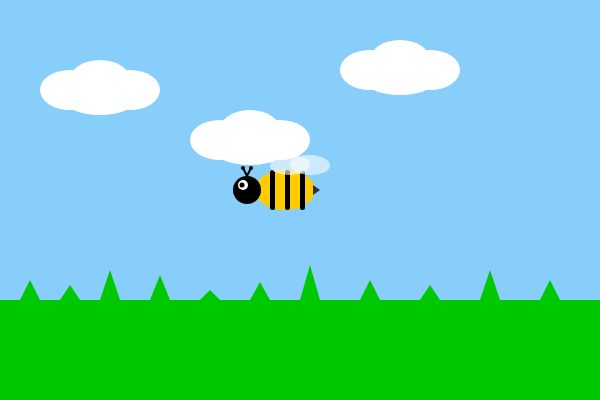
Frame 1 (no input)
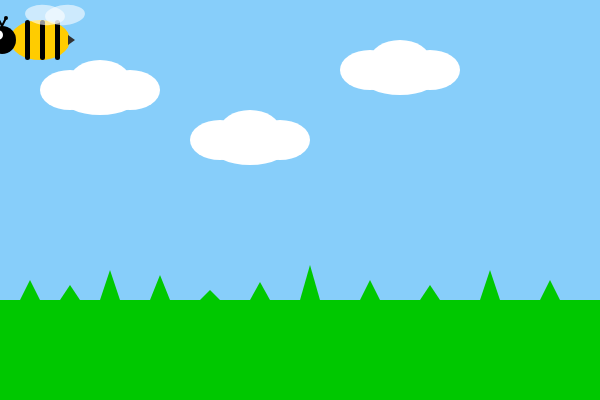
Frame 60 (no input)
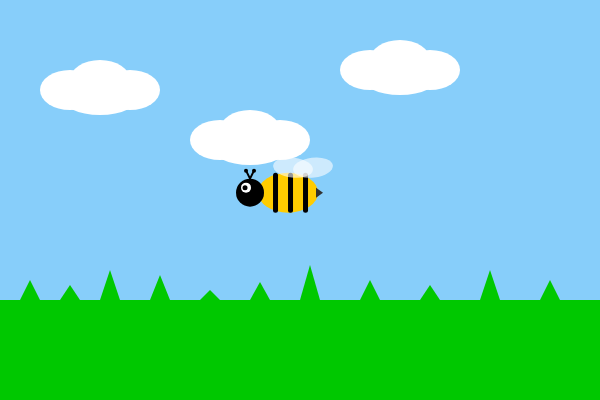
Frame 120 (the mouse pressed at the canvas centre since frame 60)

The p5.js sketch that drew these frames (run headless with seeded random() and noise() and a simulated clock; from frame 60 on, the mouse is pressed at the canvas centre):

// p5.js sketch
// ── sketch.js
let beeX, beeY;

function setup() {
  createCanvas(600, 400);
  beeX = width / 2;
  beeY = height / 2;
  noStroke();
}

function draw() {
  background(135, 206, 250); // cielo azzurro

  drawCloud(100, 80);
  drawCloud(400, 60);
  drawCloud(250, 130);

  // prato
  fill(0, 200, 0);
  rect(0, height - 100, width, 100);

  // triangolini per bordo del prato
  fill(0, 200, 0);
  triangle(20, height - 100, 30, height - 120, 40, height - 100);
  triangle(60, height - 100, 70, height - 115, 80, height - 100);
  triangle(100, height - 100, 110, height - 130, 120, height - 100);
  triangle(150, height - 100, 160, height - 125, 170, height - 100);
  triangle(200, height - 100, 210, height - 110, 220, height - 100);
  triangle(250, height - 100, 260, height - 118, 270, height - 100);
  triangle(300, height - 100, 310, height - 135, 320, height - 100);
  triangle(360, height - 100, 370, height - 120, 380, height - 100);
  triangle(420, height - 100, 430, height - 115, 440, height - 100);
  triangle(480, height - 100, 490, height - 130, 500, height - 100);
  triangle(540, height - 100, 550, height - 120, 560, height - 100);

  // effetto "inseguimento"
  beeX = lerp(beeX, mouseX, 0.05); //(start, stop, velocità di inseguimento)
  beeY = lerp(beeY, mouseY, 0.05);

  // limita l’ape all’interno della tela
  beeX = constrain(beeX, 40, width - 40); //(limita tra 40 e width - 40 la variabile beeX)
  beeY = constrain(beeY, 40, height - 40);

  drawBee(beeX, beeY); //richiama la funzione per il disegno dell'ape che viene definita dopo
}

function drawBee(x, y) {
  push();
  //sposta l'origine al centro dell'ape, di defaoult  è in alto a sinistra, tutto quello che è disegnato dopo avrà centro diverso
  translate(x, y); 

  //CORPO
  fill(255, 204, 0);
  ellipse(0, 0, 60, 40);

  //STRISCE NERE 
  fill(0);
  rect(-15, -20, 5, 40, 3);
  rect(0, -20, 5, 40, 3);
  rect(15, -20, 5, 40, 3);

  //TESTA
  fill(0);
  ellipse(-38, 0, 28, 28);

  //OCCHIO
  fill(255);
  ellipse(-42, -5, 10, 10);
  fill(0);
  ellipse(-43, -5, 5, 5);

  //ALI (animate)
  fill(255, 255, 255, 150); //bianco semi-trasparente

  // Calcola l'angolo di rotazione per l'animazione delle ali
  let wingAngle = radians(7) * sin(frameCount * 0.3);
  // Ala sinistra
  push();
  translate(5, -25);
  rotate(-wingAngle); //variabile definita sopra
  ellipse(0, 0, 40, 20);
  pop();
  // Ala destra
  push();
  translate(25, -25);
  rotate(wingAngle);
  ellipse(0, 0, 40, 20);
  pop();

//ANTENNE
//bordi neri per le linee
push();
stroke(0);
strokeWeight(2); //spessore 2 pixel
line(-38, -14, -42, -22); // Antenna sinistra
line(-38, -14, -34, -22); // Antenna destra
//no bordi
noStroke();

//cerchi neri alle estremità 
fill(0);
circle(-42, -22, 4); //a sinistra
circle(-34, -22, 4); //destra

//PUNGIGLIONE
fill(50);
//triangolo sulla destra del corpo
triangle(28, -5, 28, 5, 35, 0);

  pop();
}

// funzione per disegnare una nuvola
function drawCloud(x, y) {
  fill(255);
  noStroke();
  ellipse(x, y, 60, 40);
  ellipse(x + 30, y + 10, 60, 40);
  ellipse(x - 30, y + 10, 60, 40);
  ellipse(x, y + 15, 80, 40);
}
